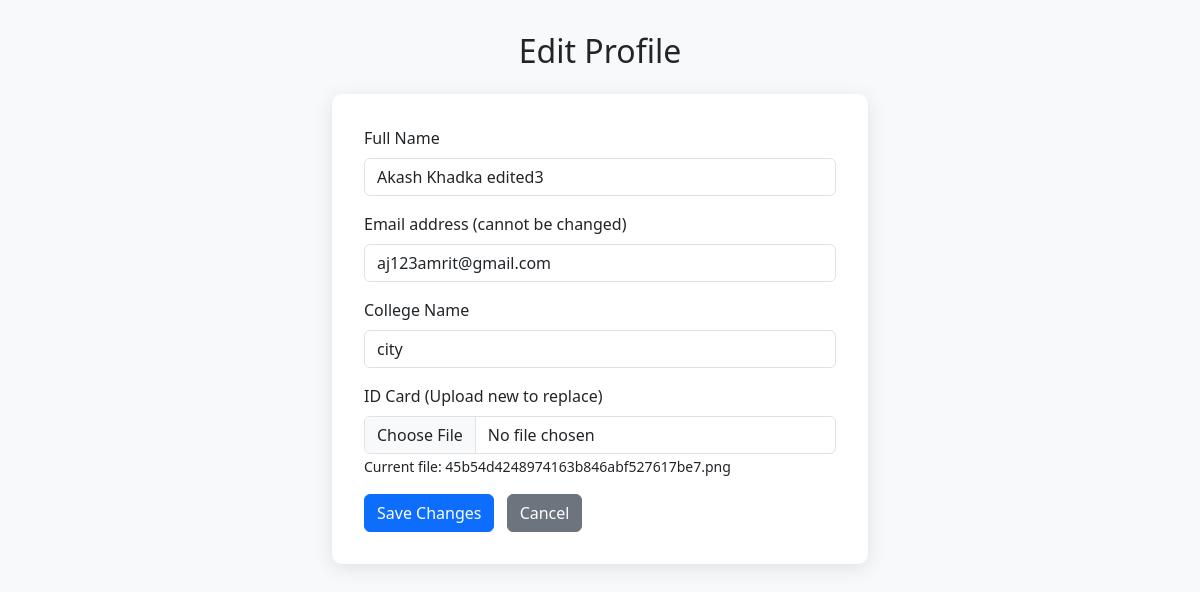
The page /edit_profile (signed in) on the database as committed earlier.
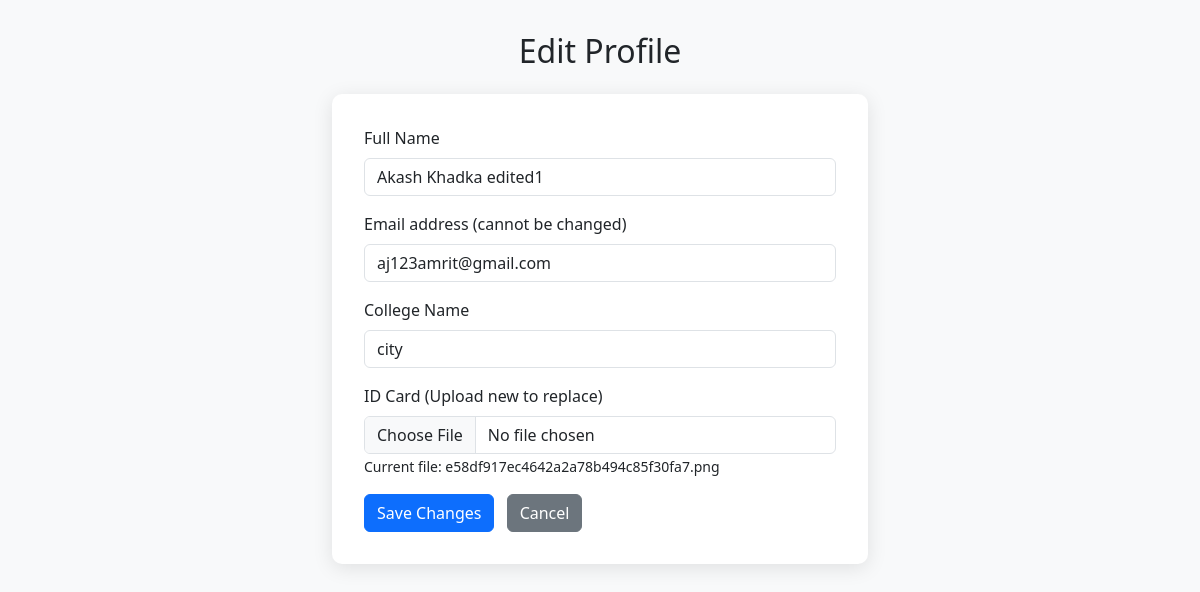
The same page on the database as committed later.
### app.py (models this page shows)
class User(db.Model):
    id = db.Column(db.Integer, primary_key=True)
    name = db.Column(db.String(100), nullable=False)
    email = db.Column(db.String(100), unique=True, nullable=False)
    password = db.Column(db.String(100), nullable=False)
    college_name = db.Column(db.String(100), nullable=False)
    id_card = db.Column(db.String(100))
    registration_date = db.Column(db.DateTime, default=db.func.current_timestamp())

### app.py (the view, shortened to what this page needs)
@app.route('/edit_profile', methods=['GET', 'POST'])
def edit_profile():
    user_id = session.get('user_id')
    if not user_id:
        flash('Please log in to edit your profile.', 'warning')
        return redirect(url_for('login'))
    user = User.query.get(user_id)
    if not user:
        flash('User not found.', 'danger')
        return redirect(url_for('login'))
    return render_template('edit_profile.html', user=user)

### templates/edit_profile.html (shortened to what this page needs)
<!DOCTYPE html>
<html lang="en">
<head>
  <link href="https://cdn.jsdelivr.net/npm/bootstrap@5.3.0/dist/css/bootstrap.min.css" rel="stylesheet"/>
  <link rel="stylesheet" href="https://cdnjs.cloudflare.com/ajax/libs/font-awesome/6.4.0/css/all.min.css"/>
</head>
<body>
  <h2 class="mb-4 text-center">Edit Profile</h2>
  <div class="form-container">
    <form method="POST" enctype="multipart/form-data" action="{{ url_for('edit_profile') }}">
      <div class="mb-3">
        <label for="name" class="form-label">Full Name</label>
        <input type="text" class="form-control" id="name" name="name" value="{{ user.name }}" required>
      </div>
      <div class="mb-3">
        <label for="email" class="form-label">Email address (cannot be changed)</label>
        <input type="email" class="form-control" id="email" name="email" value="{{ user.email }}" readonly>
      </div>
      <div class="mb-3">
        <label for="college_name" class="form-label">College Name</label>
        <input type="text" class="form-control" id="college_name" name="college_name" value="{{ user.college_name }}" required>
      </div>
      <div class="mb-3">
        <label for="id_card" class="form-label">ID Card (Upload new to replace)</label>
        <input type="file" class="form-control" id="id_card" name="id_card" accept=".png,.jpg,.jpeg,.gif,.pdf">
        {% if user.id_card %}
          <small>Current file: {{ user.id_card }}</small>
        {% endif %}
      </div>
      <button type="submit" class="btn btn-primary">Save Changes</button>
      <a href="{{ url_for('profile') }}" class="btn btn-secondary ms-2">Cancel</a>
    </form>
  </div>
</body>
</html>

Rows that differ between the two databases and show on the page:
changed User "aj123amrit@gmail.com": name "Akash Khadka edited3" → "Akash Khadka edited1"; id_card "45b54d4248974163b846abf527617be7.png" → "e58df917ec4642a2a78b494c85f30fa7.png"
